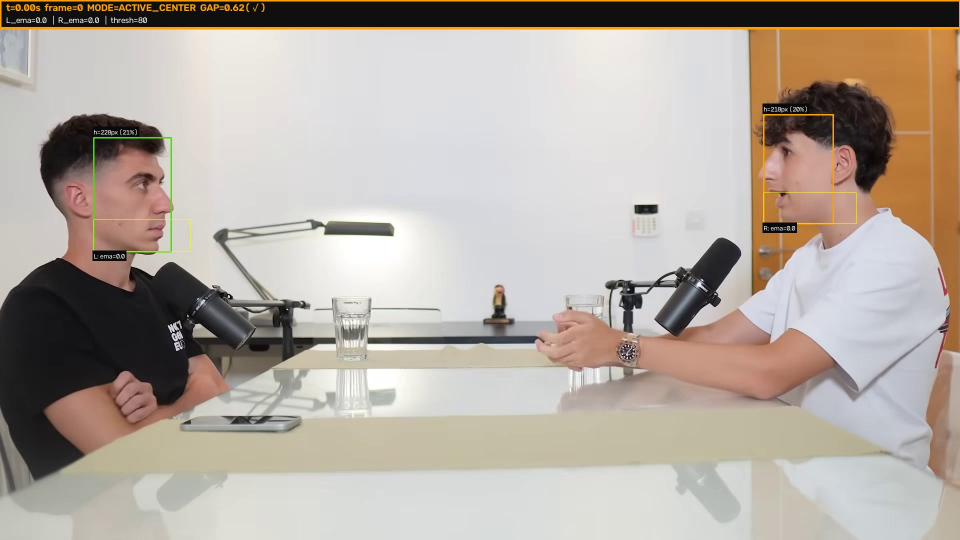
#> input picture debug_out/clip_0_1535_1609/frame_00000.jpg, 1920 x 1080 px, found by its file name (shown at 1/2 size)
$ python sim_wce_face.py   (older library calls are emulated)
#> lines starting #> are read from the running program, lines starting #| are printed output that depends on the picture; after the words box and inside, x2 and y2 are one past the last pixel; in counts of white or black regions, pixels touching at a corner belong together
"""
WCE Face Detection Simulator
Run this to test all face filters on debug frames WITHOUT running the full pipeline.
Usage: python scratch/sim_wce_face.py <frame.jpg> [face_x] [face_y] [face_w] [face_h]
"""
import sys
import os
import cv2
import numpy as np

# Add parent dir to path
sys.path.insert(0, os.path.dirname(os.path.dirname(os.path.abspath(__file__))))
from effects.world_class_editor import MIN_VALID_FACE_HEIGHT_RATIO, MAX_VALID_FACE_HEIGHT_RATIO

frame_path = sys.argv[1] if len(sys.argv) > 1 else r"debug_out\clip_0_29_99\frame_00000.jpg"
frame = cv2.imread(frame_path)
#> frame is the input picture: shape (1080, 1920, 3); mean B, G, R 160.4, 169.7, 179.1
if frame is None:
    print(f"[ERROR] Could not load {frame_path}")
    sys.exit(1)

frame_height, frame_width = frame.shape[:2]
#> frame_height = 1080; frame_width = 1920
print(f"\n{'='*60}")
print(f"Frame: {os.path.basename(frame_path)}")
print(f"Size: {frame_width}x{frame_height}")
#| Size: 1920x1080
print(f"MIN_VALID_FACE_HEIGHT_RATIO: {MIN_VALID_FACE_HEIGHT_RATIO} ({MIN_VALID_FACE_HEIGHT_RATIO*frame_height:.0f}px min)")
#> (this line was passed over: effects is not available in this run)
print(f"MAX_VALID_FACE_HEIGHT_RATIO: {MAX_VALID_FACE_HEIGHT_RATIO} ({MAX_VALID_FACE_HEIGHT_RATIO*frame_height:.0f}px max)")
#> (this line was passed over: effects is not available in this run)
print(f"{'='*60}\n")

# Run Haar detection
cascade_xml = r"C:\Users\n\Documents\hotshort\.venv\Lib\site-packages\cv2\data\haarcascade_frontalface_default.xml"
cascade = cv2.CascadeClassifier(cascade_xml)
gray = cv2.cvtColor(frame, cv2.COLOR_BGR2GRAY)
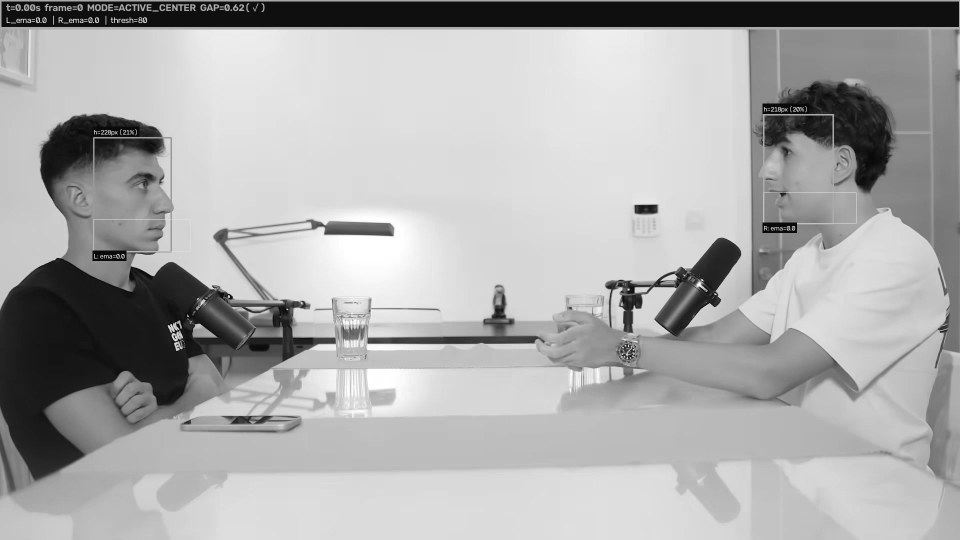
#> gray: shape (1080, 1920) (shown at 1/2 size); min 0, max 255, mean 171.4
raw = cascade.detectMultiScale(gray, scaleFactor=1.15, minNeighbors=3, minSize=(40, 40))
#> raw = ()
print(f"[HAAR] Raw detections: {len(raw)}\n")
#| [HAAR] Raw detections: 0

_BRIGHT_REJECT_BASE = 185.0
_frame_gray = cv2.cvtColor(frame, cv2.COLOR_BGR2GRAY)
_frame_mean = float(_frame_gray.mean())
_adaptive_thresh = max(_BRIGHT_REJECT_BASE, _frame_mean + 45.0)
print(f"[BRIGHTNESS] frame_mean={_frame_mean:.1f}  adaptive_thresh={_adaptive_thresh:.1f}")
#| [BRIGHTNESS] frame_mean=171.4  adaptive_thresh=216.4
print()

smoothed_face_h = None

for i, (x, y, w, h) in enumerate(raw):
    print(f"  Face {i}: x={x} y={y} w={w} h={h}")
    cx = x + w / 2.0
    cy = y + h / 2.0
    min_h = frame_height * MIN_VALID_FACE_HEIGHT_RATIO
    max_h = frame_height * MAX_VALID_FACE_HEIGHT_RATIO
    aspect_wh = w / max(1.0, h)

    verdict = "✅ PASS"
    reasons = []

    # Guard 1: height
    if h < min_h:
        verdict = "❌ REJECT"
        reasons.append(f"too_small h={h}px < min={min_h:.0f}px ({MIN_VALID_FACE_HEIGHT_RATIO*100:.0f}% of {frame_height})")
    elif h > max_h:
        verdict = "❌ REJECT"
        reasons.append(f"too_big h={h}px > max={max_h:.0f}px")

    # Guard 2: aspect
    if aspect_wh < 0.60 or aspect_wh > 1.45:
        verdict = "❌ REJECT"
        reasons.append(f"bad_aspect wh={aspect_wh:.2f}")

    # Guard 3: vertical
    if cy < frame_height * 0.12 or cy > frame_height * 0.92:
        verdict = "❌ REJECT"
        reasons.append(f"edge_cy cy={cy:.0f}")

    # Guard 4: horizontal
    if cx < frame_width * 0.03 or cx > frame_width * 0.97:
        verdict = "❌ REJECT"
        reasons.append(f"edge_cx cx={cx:.0f}")

    # Guard 5: brightness
    try:
        roi = frame[int(y):int(y+h), int(x):int(x+w)]
        roi_gray = cv2.cvtColor(roi, cv2.COLOR_BGR2GRAY)
        roi_mean = float(roi_gray.mean())
        if roi_mean > _adaptive_thresh:
            verdict = "❌ REJECT"
            reasons.append(f"bright_src roi_mean={roi_mean:.1f} thresh={_adaptive_thresh:.1f}")
        else:
            # Guard 6: laplacian
            lap_var = float(cv2.Laplacian(roi_gray, cv2.CV_64F).var())
            if lap_var < 25 or lap_var > 1200:
                verdict = "❌ REJECT"
                reasons.append(f"laplacian lap_var={lap_var:.1f} range=[25,1200]")
    except Exception as e:
        reasons.append(f"roi_error: {e}")

    # Guard 8: temporal size
    if verdict == "✅ PASS":
        if smoothed_face_h is None:
            smoothed_face_h = h
        elif h < smoothed_face_h * 0.35:
            verdict = "❌ REJECT"
            reasons.append(f"size_mismatch h={h}px expected~={smoothed_face_h:.0f}px threshold={smoothed_face_h*0.35:.0f}px")
        else:
            smoothed_face_h = smoothed_face_h * 0.9 + h * 0.1

    print(f"    {verdict}")
    for r in reasons:
        print(f"    ⚠  {r}")
    print(f"    cx={cx:.0f} cy={cy:.0f} aspect={aspect_wh:.2f} height={h}px ({h/frame_height*100:.1f}%)")
    print()
#> this loop made 0 passes

print(f"\n{'='*60}")
print("Now running Haar with STRICTER minNeighbors=5 (more conservative):")
raw2 = cascade.detectMultiScale(gray, scaleFactor=1.10, minNeighbors=5, minSize=(int(frame_height*0.08), int(frame_height*0.08)))
#> raw2 = ()
print(f"[HAAR strict] Raw detections: {len(raw2)}")
#| [HAAR strict] Raw detections: 0
for i, (x, y, w, h) in enumerate(raw2):
    cx = x + w / 2.0
    cy = y + h / 2.0
    print(f"  Face {i}: x={x} y={y} w={w} h={h} ({h/frame_height*100:.1f}%) cx={cx:.0f} cy={cy:.0f}")

# Save annotated frame
out = frame.copy()
for (x, y, w, h) in raw:
    # All raw detections in red
    cv2.rectangle(out, (x, y), (x+w, y+h), (0, 0, 255), 2)
for (x, y, w, h) in raw2:
    # Strict detections in green
    cv2.rectangle(out, (x, y), (x+w, y+h), (0, 255, 0), 3)
cv2.putText(out, f"RED=loose(min_h 5%), GREEN=strict(min_h 8%+neighbors5)", (10, 60), cv2.FONT_HERSHEY_SIMPLEX, 0.8, (255,255,0), 2)
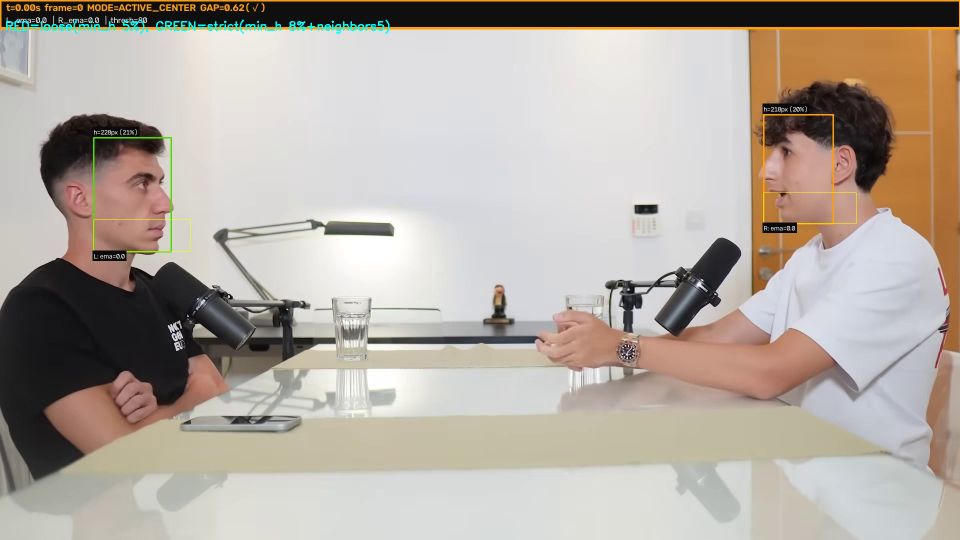
#> out: shape (1080, 1920, 3) (shown at 1/2 size); 0.26% of pixels changed, all inside (x1, y1, x2, y2) = (12, 39, 779, 68)
out_path = r"scratch\sim_result.jpg"
cv2.imwrite(out_path, out)
print(f"\n[OUTPUT] Annotated frame saved to: {out_path}")
print("  RED boxes  = loose Haar (old logic, catches false positives)")
print("  GREEN boxes = strict Haar (new logic, smarter detection)")
